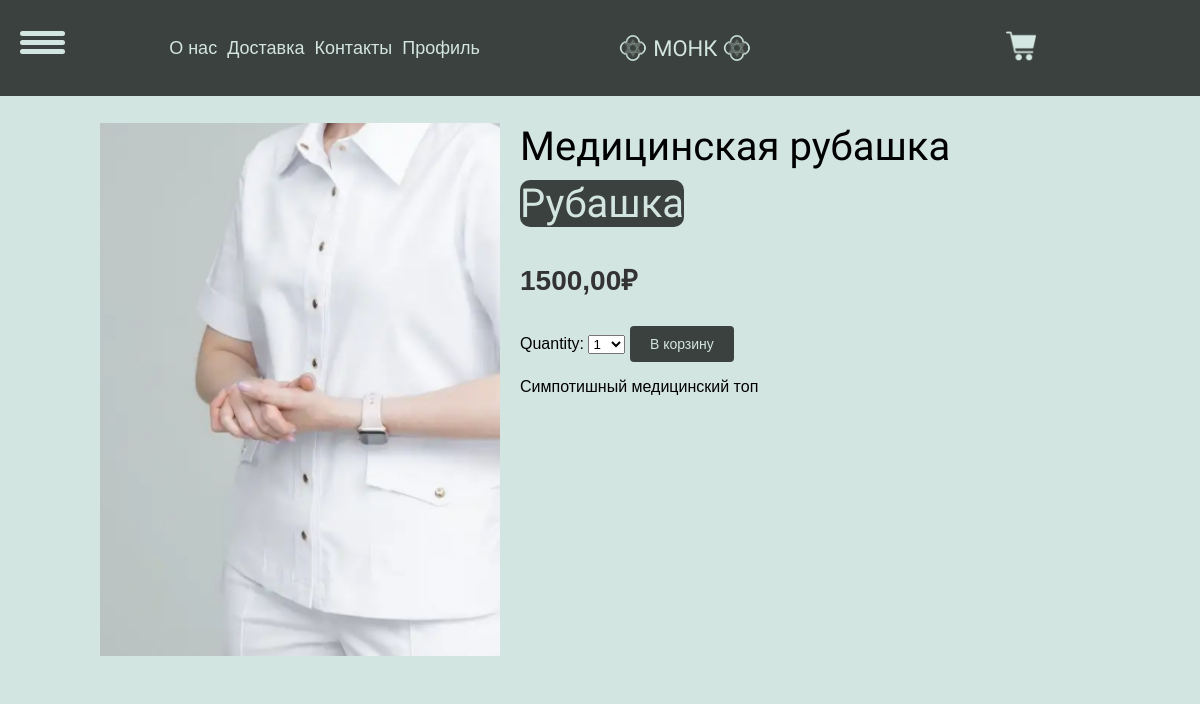
The page /2/medicinskij-top on the database its author committed.
### myshop/models.py (models this page shows, shortened)
class Product(models.Model):
    category = models.ForeignKey(Category,
                                 related_name='products',
                                 on_delete=models.CASCADE)
    name = models.CharField(max_length=150, db_index=True)
    slug = models.CharField(max_length=150, db_index=True, unique=True)
    color = models.ForeignKey(Color,
                              related_name='products',
                              on_delete=models.CASCADE)
    gender = models.ForeignKey(Gender,
                               related_name='products',
                               on_delete=models.CASCADE
                               )
    image = models.ImageField(upload_to=f'media/products/%Y/%m/%d', blank=True)
    description = models.TextField(max_length=1000, blank=True)
    price = models.DecimalField(max_digits=10, decimal_places=2)
    available = models.BooleanField(default=True)
    created = models.DateTimeField(auto_now_add=True)
    uploaded = models.DateTimeField(auto_now=True)
    class Meta:
        ordering = ('name',)
        verbose_name = 'Товар'
        verbose_name_plural = 'Товары'
        index_together = (('id', 'slug'),)

class Category(models.Model):
    name = models.CharField(max_length=100, db_index=True)
    slug = models.SlugField(max_length=100, unique=True)
    class Meta:
        ordering = ('name',)
        verbose_name = 'Категория'
        verbose_name_plural = 'Категории'
    def __str__(self):
        return self.name
    def get_absolute_url(self):
        return reverse('myshop:product_list_by_category', args=[self.slug])

### myshop/views.py (the view)
# urls.py: path('<int:id>/<slug:slug>', views.product_detail,
def product_detail(request, id, slug):
    product = get_object_or_404(Product, id=id, slug=slug, available=True)
    cart_product_form = CartAddProductForm()
    return render(request, 'shop/product/detail.html', {'product': product, 'cart_product_form': cart_product_form })

### cart/forms.py
class CartAddProductForm(forms.Form):
    quantity = forms.TypedChoiceField(
        choices=PRODUCT_QUANTITY_CHOICES,
        coerce=int
    )
    update = forms.BooleanField(
        required=False,
        initial=False,
        widget=forms.HiddenInput
    )

### cart/cart.py (called while the page is built)
    def __len__(self):
        return sum(item['quantity'] for item in self.cart.values())

### cart/context_processors.py (called while the page is built)
def cart(request):
    return {'cart': Cart(request)}

### myshop/templates/shop/product/detail.html (shortened to what this page needs)
{% extends "shop/base2.html" %}
{% load static %}
{% block content %}
<div class="product-detail">
<img src="{% if product.image %}{{ product.image.url }}{% else %}
{% static "img/no_image.png" %}{% endif %}">
<h1>{{ product.name }}</h1>
<h2>
<a style="border-radius: 10px; background-color:rgb(59, 65, 62); color:rgb(211, 229, 225);" href="{{ product.category.get_absolute_url }}">{{product.category }}</a>
</h2>
<p class="price">{{ product.price }}₽ </p>
    <form action="{% url 'cart:cart_add' product.id %}" method="post">
        {{ cart_product_form }}
        <input type="submit" value="В корзину">
    </form>
{{ product.description|linebreaks }}
</div>
{% endblock %}

### myshop/static/css/base.css (style rules this page uses)
body { margin:0; padding:0; font-family:helvetica, sans-serif; background-color: rgb(211, 229, 225); }
h1, h2, h3, h4, h5 , h6 { font-family: 'Ubuntu', sans-serif; font-weight:normal; font-size: clamp(10px, 5vw, 40px); }
a { text-decoration:none; color:#5993bb; }
a.button, input[type="submit"] { background-color:rgb(59, 65, 62); color:rgb(211, 229, 225); border-radius:4px; padding:10px 20px; font-size:14px; border:0; }
.product-detail { text-align:justify; }
.product-detail .price { color:#333; font-size:28px; font-weight:bold; }
.product-detail img { width:40%; float:left; padding:0 20px 20px 0; }
.product-detail h1 { margin-bottom:0; }
.product-detail h2 { margin-top:10px; }

### rows shown on the page
Product: image (picture), name "Медицинская рубашка", category "Рубашка", price "1500,00", description "Симпотишный медицинский топ"
